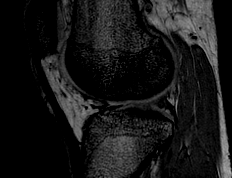
%> input picture LAB3_593020413_8/img3_a.bmp, 232 x 178 px
$ octave show.m   (GNU Octave 9; MATLAB toolbox functions it lacks are replaced by stand-ins)
%> lines starting %> are read from the running program, lines starting %| are printed output that depends on the picture
img1 = imread('F:\work\s2\Image Processing\LAB3_593020413_8\img3_a.bmp');
%> img1 is the input picture: size 178x232x3 uint8; min 0, max 173, mean 23.1
img2 = imread('F:\work\s2\Image Processing\LAB3_593020413_8\img3_b.bmp');
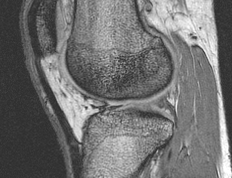
%> input picture LAB3_593020413_8/img3_b.bmp, 232 x 178 px
%> img2 is the input picture: size 178x232x3 uint8; min 47, max 255, mean 112.6
img3 = imread('F:\work\s2\Image Processing\LAB3_593020413_8\img3_c.bmp');
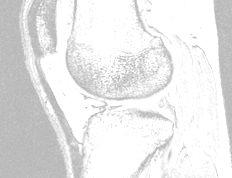
%> input picture LAB3_593020413_8/img3_c.bmp, 232 x 178 px
%> img3 is the input picture: size 178x232x3 uint8; min 183, max 255, mean 231.5


subplot(2,2,1), imshow(img1)
subplot(2,2,2), imshow(img2)
subplot(2,2,3), imshow(img3)


whos ('img1','img2');
